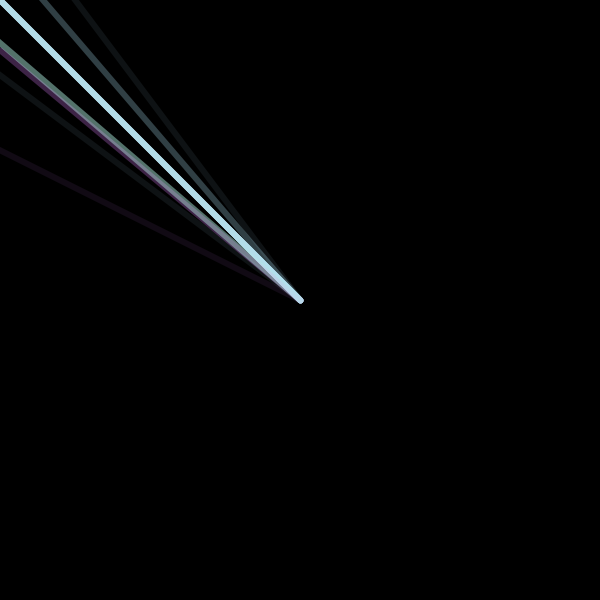
Frame 1 (no input)
Frame 60 (the mouse pressed at the canvas centre just before this capture): identical to frame 1, image omitted
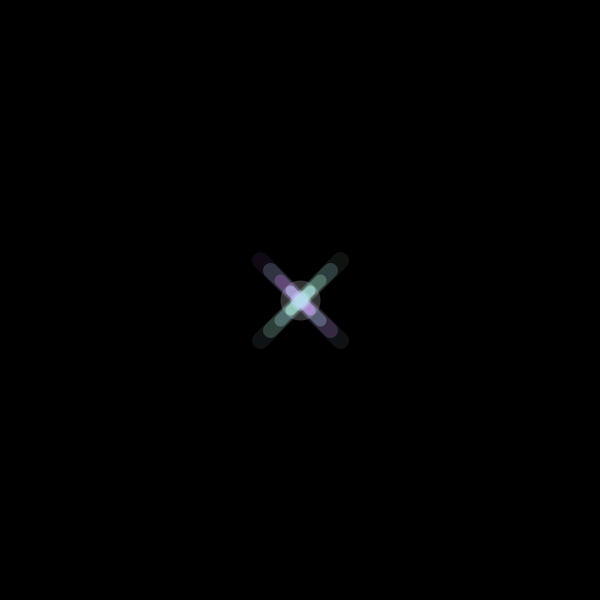
Frame 120 (the mouse held since frame 60 and released just before this capture)

The Processing sketch that drew these frames (run headless with seeded random() and noise(); from frame 60 on, the mouse is pressed at the canvas centre):

// Processing sketch: processing_112492
// ── processing_112492.pde


void setup(){
size(600, 600);
background(0);
}


void draw() {
  background(0);
  
  if(mousePressed == true) {
    strokeWeight(15);
  stroke(255,100);
line(width/2,height/2,mouseX,mouseY);
 strokeWeight(20);
 stroke(255,70);
line(width/2,height/2,mouseX,mouseY);
 strokeWeight(40);
 stroke(255,50);
line(width/2,height/2,mouseX,mouseY);
    
 strokeWeight(10);
  stroke(221,128,255,150);
line(width/2,height/2,mouseX+10,mouseY+10);
  stroke(175,229,249,150);
line(width/2,height/2,mouseX-10,mouseY-10);
  stroke(176,247,206,150);
line(width/2,height/2,mouseX-10,mouseY+10);
  stroke(175,229,249,150);
line(width/2,height/2,mouseX+10,mouseY-10);

 strokeWeight(15);
stroke(221,128,255,50);
line(width/2,height/2,mouseX+30,mouseY+30);
  stroke(175,229,249,50);
line(width/2,height/2,mouseX-30,mouseY-30);
  stroke(176,247,206,50);
line(width/2,height/2,mouseX-30,mouseY+30);
  stroke(175,229,249,50);
line(width/2,height/2,mouseX+30,mouseY-30);

 strokeWeight(17);
 stroke(175,229,249,20);
line(width/2,height/2,mouseX+40,mouseY+40);
 stroke(221,128,255,20);
line(width/2,height/2,mouseX-40,mouseY-40);
  stroke(175,229,249,20); 
line(width/2,height/2,mouseX-40,mouseY+40);
 stroke(176,247,206,20);
line(width/2,height/2,mouseX+40,mouseY-40);
 
  strokeWeight(12);
  stroke(175,229,249,70);
line(width/2,height/2,mouseX+20,mouseY+20);
 stroke(221,128,255,70);
line(width/2,height/2,mouseX-20,mouseY-20);
  stroke(175,229,249,70); 
line(width/2,height/2,mouseX-20,mouseY+20);
 stroke(176,247,206,70);
line(width/2,height/2,mouseX+20,mouseY-20);
 
} else {
strokeWeight(6);
  stroke(221,128,255,150);
line(width/2,height/2,mouseY,mouseX);
  stroke(175,229,249,150);
line(width/2,height/2,mouseY*2,mouseX/2);
  stroke(176,247,206,150);
line(width/2,height/2,mouseX,mouseY*2);
  stroke(175,229,249,150);
line(width/2,height/2,mouseX*2,mouseY*2);

  stroke(221,128,255,50);
line(width/2,height/2,mouseY*2,mouseX);
  stroke(175,229,249,50);
line(width/2,height/2,mouseY*3,mouseX/3);
  stroke(176,247,206,50);
line(width/2,height/2,mouseX,mouseY*3);
  stroke(175,229,249,50);
line(width/2,height/2,mouseX*3,mouseY*3);

 stroke(175,229,249,20);
line(width/2,height/2,mouseY-100,mouseX);
 stroke(221,128,255,20);
line(width/2,height/2,mouseY-100,mouseX+100);
  stroke(175,229,249,20); 
line(width/2,height/2,mouseX,mouseY-100);
 stroke(176,247,206,20);
line(width/2,height/2,mouseX-100,mouseY-100);
  
   stroke(175,229,249,70);
line(width/2,height/2,mouseY-50,mouseX);
 stroke(221,128,255,70);
line(width/2,height/2,mouseY,mouseX+50);
  stroke(175,229,249,70); 
line(width/2,height/2,mouseX,mouseY-50);
 stroke(176,247,206,70);
line(width/2,height/2,mouseX-50,mouseY);
}

  
}
